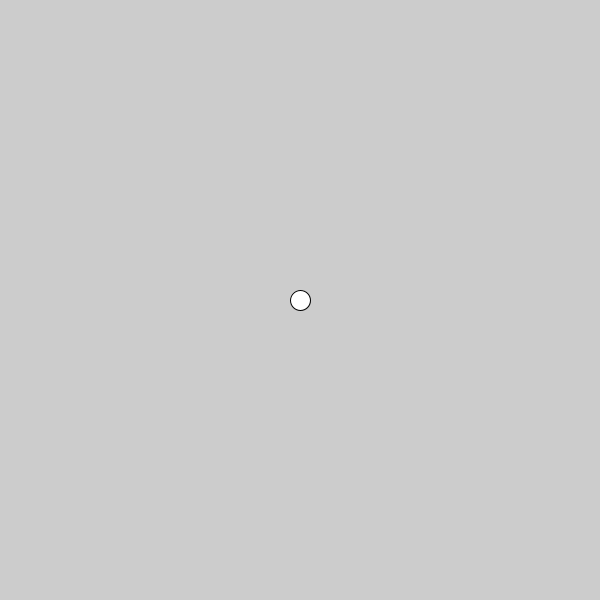
Frame 1 (no input)
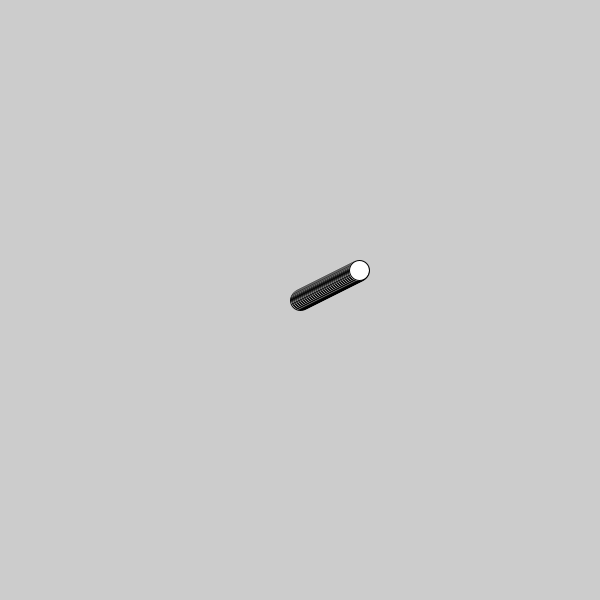
Frame 60 (the mouse pressed at the canvas centre just before this capture)
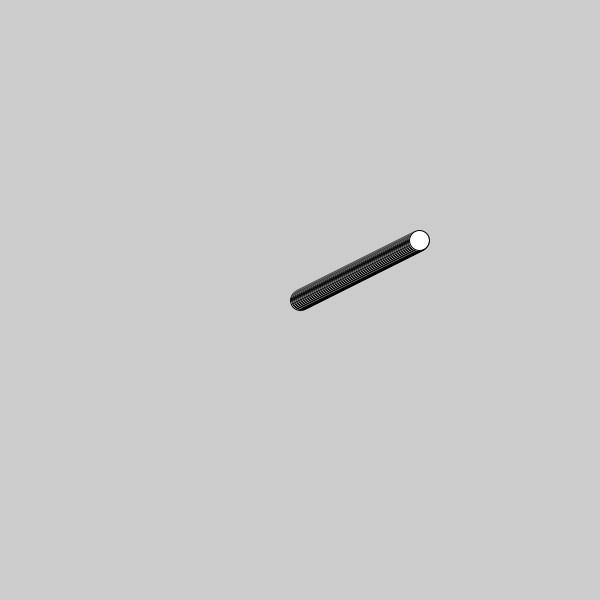
Frame 120 (the mouse held since frame 60 and released just before this capture)

The Processing sketch that drew these frames (run headless with seeded random() and noise(); from frame 60 on, the mouse is pressed at the canvas centre):

// Processing sketch: week04_2
// ── week04_2.pde
void setup()
{
  size(600,600);
}

float x=300,y=300;
float vx=1.0,vy=-0.5;

void draw()
{
  ellipse(x,y,20,20);
  x+=vx;
  y+=vy;
  if(x>600|x<0)vx=-vx;
  if(y<0|y>600)vy=-vy;
}
